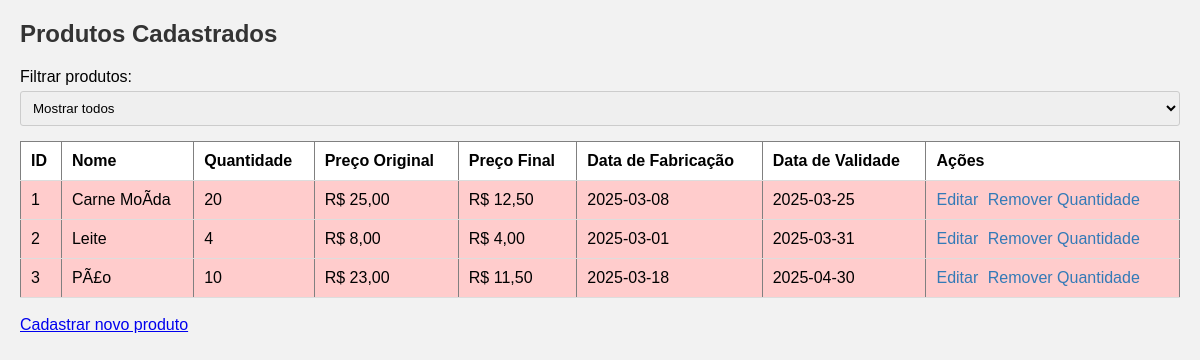
The app's page /listar.php with its own data.
### tables this page shows
CREATE TABLE `produtos` (
  `id` int(11) NOT NULL,
  `nome` varchar(255) NOT NULL,
  `quantidade` int(11) NOT NULL,
  `preco` decimal(10,2) NOT NULL,
  `data_fabricacao` date NOT NULL,
  `data_validade` date NOT NULL
);

### listar.php (the view, shortened to what this page needs)
<?php
$servername = "localhost";
$username = "root";
$password = "";
$dbname = "estoque";
$conn = new mysqli($servername, $username, $password, $dbname);
$sql = "SELECT * FROM produtos ORDER BY data_validade ASC";
$result = $conn->query($sql);
?>
<!DOCTYPE html>
<html lang="pt">
<head>
    <link rel="stylesheet" href="styles.css">
</head>
<body>
    <h2>Produtos Cadastrados</h2>
    <div class="filtro">
        <label for="filter">Filtrar produtos:</label>
        <select id="filter">
            <option value="todos">Mostrar todos</option>
        </select>
    </div>
    <table border="1">
        <tr>
            <th>ID</th>
            <th>Nome</th>
            <th>Quantidade</th>
            <th>Preço Original</th>
            <th>Preço Final</th>
            <th>Data de Fabricação</th>
            <th>Data de Validade</th>
            <th>Ações</th>
        </tr>
        <?php
        while ($row = $result->fetch_assoc()) {
            $preco_original = $row["preco"];
            $preco_final = $preco_original;
            $hoje = date("Y-m-d");
            $dias_para_validade = (strtotime($row["data_validade"]) - strtotime($hoje)) / (60 * 60 * 24);
            $desconto = 0;
            if ($dias_para_validade < 7) {
                $preco_final *= 0.5;
                $desconto = 50;
            } elseif ($dias_para_validade < 30) {
                $preco_final *= 0.8;
                $desconto = 20;
            }
            $classe = ($desconto == 50) ? "desconto50" : (($desconto == 20) ? "desconto20" : "sem-desconto");
            echo "<tr class='{$classe}' data-desconto='{$desconto}'>
                    <td>{$row['id']}</td>
                    <td>{$row['nome']}</td>
                    <td>{$row['quantidade']}</td>
                    <td>R$ " . number_format($preco_original, 2, ',', '.') . "</td>
                    <td>R$ " . number_format($preco_final, 2, ',', '.') . "</td>
                    <td>{$row['data_fabricacao']}</td>
                    <td>{$row['data_validade']}</td>
                    <td class='acao'>
                        <a href='editar.php?id={$row["id"]}'>Editar</a>
                        <a href='remover_quantidade.php?id={$row["id"]}'>Remover Quantidade</a>
                    </td>
                  </tr>";
        }
        ?>
    </table>
    <br>
    <a href="index.php">Cadastrar novo produto</a>
</body>
</html>

### styles.css (style rules this page uses)
body { font-family: Arial, sans-serif; margin: 20px; background: #f2f2f2; }
h2 { color: #333; }
input, button, select { padding: 8px; margin-top: 5px; border: 1px solid #ccc; border-radius: 3px; width: 100%; box-sizing: border-box; }
table { width: 100%; border-collapse: collapse; background: #fff; }
th, td { padding: 10px; text-align: left; border-bottom: 1px solid #ddd; }
tr.desconto50 { background-color: #ffcccc; }
.acao a { margin-right: 5px; text-decoration: none; color: #337ab7; }
.filtro { margin-bottom: 15px; }

### records on screen
produtos: id "1", nome "Carne MoÃ­da", quantidade "20", preco "25,00", preco_final "12,50", data_fabricacao "2025-03-08", data_validade "2025-03-25"
produtos: id "2", nome "Leite", quantidade "4", preco "8,00", preco_final "4,00", data_fabricacao "2025-03-01", data_validade "2025-03-31"
produtos: id "3", nome "PÃ£o", quantidade "10", preco "23,00", preco_final "11,50", data_fabricacao "2025-03-18", data_validade "2025-04-30"
